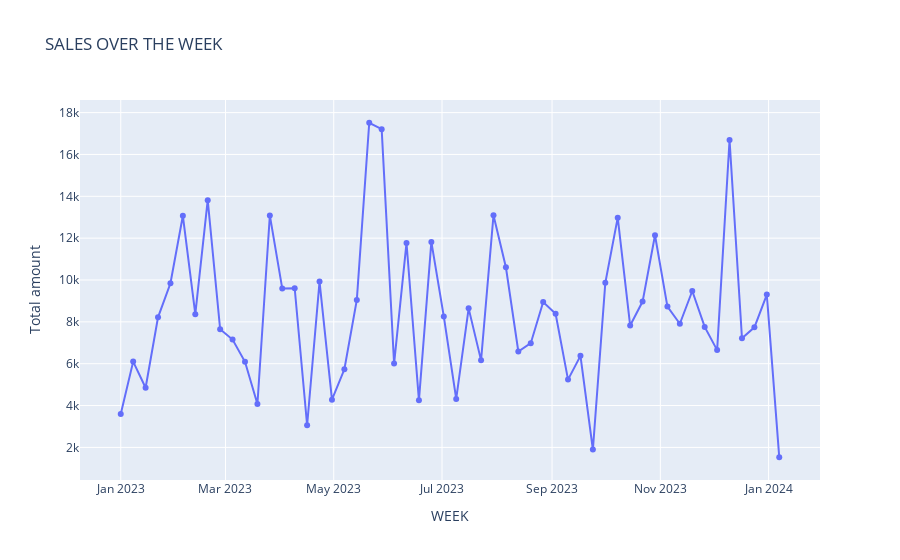

Notebook code for this chart:
### Code cell
df = pd.read_csv("retail_sales_dataset.csv")
df['Date'] = pd.to_datetime(df['Date'])
df.set_index('Date', inplace=True)
weekly_update = df.resample('W').sum()

plot = px.line(weekly_update, x=weekly_update.index, y='Total Amount', title="SALES OVER THE WEEK")
plot.update_xaxes(title_text='WEEK')
plot.update_yaxes(title_text='Total amount') 
plot.update_traces(mode='lines+markers', hovertemplate='%{y:.2f} USD<br>%{x|%Y-%m}')
plot.show()
# this is the weekly data of the sales

### Figure 1 — Plotly figure (JSON) as saved in the notebook; plotly's stock layout.template omitted (floating-point values rounded to 4 significant figures)
{"data": [{"hovertemplate": "%{y:.2f} USD<br>%{x|%Y-%m}", "legendgroup": "", "line": {"color": "#636efa", "dash": "solid"}, "marker": {"symbol": "circle"}, "mode": "lines+markers", "name": "", "orientation": "v", "showlegend": false, "type": "scatter", "x": ["2023-01-01T00:00:00", "2023-01-08T00:00:00", "2023-01-15T00:00:00", "2023-01-22T00:00:00", "2023-01-29T00:00:00", "2023-02-05T00:00:00", "2023-02-12T00:00:00", "2023-02-19T00:00:00", "2023-02-26T00:00:00", "2023-03-05T00:00:00", "2023-03-12T00:00:00", "2023-03-19T00:00:00", "2023-03-26T00:00:00", "2023-04-02T00:00:00", "2023-04-09T00:00:00", "2023-04-16T00:00:00", "2023-04-23T00:00:00", "2023-04-30T00:00:00", "2023-05-07T00:00:00", "2023-05-14T00:00:00", "2023-05-21T00:00:00", "2023-05-28T00:00:00", "2023-06-04T00:00:00", "2023-06-11T00:00:00", "2023-06-18T00:00:00", "2023-06-25T00:00:00", "2023-07-02T00:00:00", "2023-07-09T00:00:00", "2023-07-16T00:00:00", "2023-07-23T00:00:00", "2023-07-30T00:00:00", "2023-08-06T00:00:00", "2023-08-13T00:00:00", "2023-08-20T00:00:00", "2023-08-27T00:00:00", "2023-09-03T00:00:00", "2023-09-10T00:00:00", "2023-09-17T00:00:00", "2023-09-24T00:00:00", "2023-10-01T00:00:00", "2023-10-08T00:00:00", "2023-10-15T00:00:00", "2023-10-22T00:00:00", "2023-10-29T00:00:00", "2023-11-05T00:00:00", "2023-11-12T00:00:00", "2023-11-19T00:00:00", "2023-11-26T00:00:00", "2023-12-03T00:00:00", "2023-12-10T00:00:00", "2023-12-17T00:00:00", "2023-12-24T00:00:00", "2023-12-31T00:00:00", "2024-01-07T00:00:00"], "xaxis": "x", "y": [3600, 6100, 4850, 8215, 9845, 13070, 8365, 13815, 7645, 7155, 6090, 4075, 13085, 9590, 9605, 3060, 9925, 4280, 5735, 9050, 17515, 17210, 6005, 11770, 4250, 11820, 8260, 4315, 8645, 6160, 13095, 10610, 6585, 6980, 8945, 8385, 5240, 6375, 1895, 9865, 12980, 7825, 8970, 12140, 8730, 7910, 9475, 7760, 6650, 16690, 7215, 7740, 9305, 1530], "yaxis": "y"}], "layout": {"legend": {"tracegroupgap": 0}, "title": {"text": "SALES OVER THE WEEK"}, "xaxis": {"anchor": "y", "domain": [0, 1], "title": {"text": "WEEK"}}, "yaxis": {"anchor": "x", "domain": [0, 1], "title": {"text": "Total amount"}}}}
